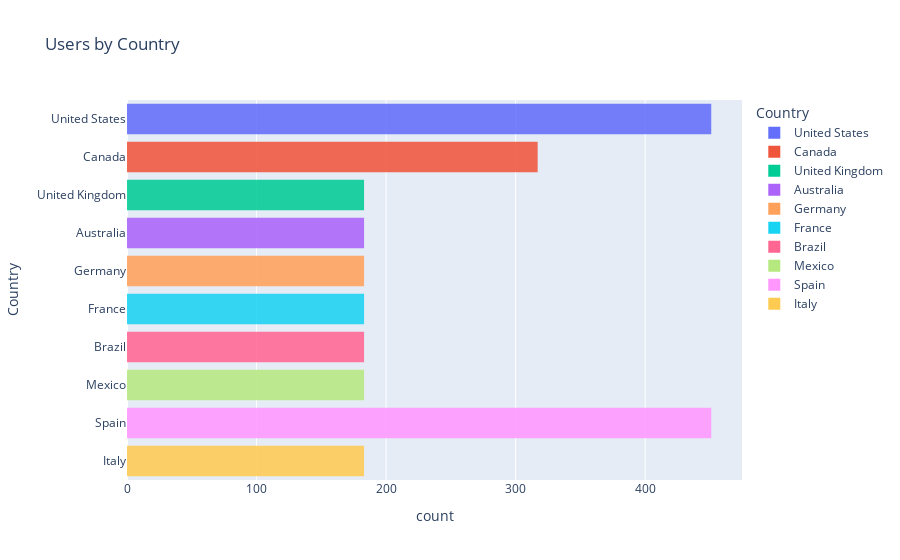

Here is the notebook cell this chart was saved with:
### Code cell
#Users by Country

country_chart = px.histogram(data, y="Country", color="Country",
                             title="Users by Country", opacity=0.87)
country_chart.show()

### Figure 1 — Plotly figure (JSON) as saved in the notebook; plotly's stock layout.template omitted (floating-point values rounded to 4 significant figures; data arrays with more than 128 entries replaced by an {"elided": "..."} marker saying what was removed)
{"data": [{"alignmentgroup": "True", "bingroup": "y", "hovertemplate": "Country=%{y}<br>count=%{x}<extra></extra>", "legendgroup": "United States", "marker": {"color": "#636efa", "opacity": 0.87, "pattern": {"shape": ""}}, "name": "United States", "offsetgroup": "United States", "orientation": "h", "showlegend": true, "type": "histogram", "xaxis": "x", "y": {"elided": "451 str values"}, "yaxis": "y"}, {"alignmentgroup": "True", "bingroup": "y", "hovertemplate": "Country=%{y}<br>count=%{x}<extra></extra>", "legendgroup": "Canada", "marker": {"color": "#EF553B", "opacity": 0.87, "pattern": {"shape": ""}}, "name": "Canada", "offsetgroup": "Canada", "orientation": "h", "showlegend": true, "type": "histogram", "xaxis": "x", "y": {"elided": "317 str values"}, "yaxis": "y"}, {"alignmentgroup": "True", "bingroup": "y", "hovertemplate": "Country=%{y}<br>count=%{x}<extra></extra>", "legendgroup": "United Kingdom", "marker": {"color": "#00cc96", "opacity": 0.87, "pattern": {"shape": ""}}, "name": "United Kingdom", "offsetgroup": "United Kingdom", "orientation": "h", "showlegend": true, "type": "histogram", "xaxis": "x", "y": {"elided": "183 str values"}, "yaxis": "y"}, {"alignmentgroup": "True", "bingroup": "y", "hovertemplate": "Country=%{y}<br>count=%{x}<extra></extra>", "legendgroup": "Australia", "marker": {"color": "#ab63fa", "opacity": 0.87, "pattern": {"shape": ""}}, "name": "Australia", "offsetgroup": "Australia", "orientation": "h", "showlegend": true, "type": "histogram", "xaxis": "x", "y": {"elided": "183 str values"}, "yaxis": "y"}, {"alignmentgroup": "True", "bingroup": "y", "hovertemplate": "Country=%{y}<br>count=%{x}<extra></extra>", "legendgroup": "Germany", "marker": {"color": "#FFA15A", "opacity": 0.87, "pattern": {"shape": ""}}, "name": "Germany", "offsetgroup": "Germany", "orientation": "h", "showlegend": true, "type": "histogram", "xaxis": "x", "y": {"elided": "183 str values"}, "yaxis": "y"}, {"alignmentgroup": "True", "bingroup": "y", "hovertemplate": "Country=%{y}<br>count=%{x}<extra></extra>", "legendgroup": "France", "marker": {"color": "#19d3f3", "opacity": 0.87, "pattern": {"shape": ""}}, "name": "France", "offsetgroup": "France", "orientation": "h", "showlegend": true, "type": "histogram", "xaxis": "x", "y": {"elided": "183 str values"}, "yaxis": "y"}, {"alignmentgroup": "True", "bingroup": "y", "hovertemplate": "Country=%{y}<br>count=%{x}<extra></extra>", "legendgroup": "Brazil", "marker": {"color": "#FF6692", "opacity": 0.87, "pattern": {"shape": ""}}, "name": "Brazil", "offsetgroup": "Brazil", "orientation": "h", "showlegend": true, "type": "histogram", "xaxis": "x", "y": {"elided": "183 str values"}, "yaxis": "y"}, {"alignmentgroup": "True", "bingroup": "y", "hovertemplate": "Country=%{y}<br>count=%{x}<extra></extra>", "legendgroup": "Mexico", "marker": {"color": "#B6E880", "opacity": 0.87, "pattern": {"shape": ""}}, "name": "Mexico", "offsetgroup": "Mexico", "orientation": "h", "showlegend": true, "type": "histogram", "xaxis": "x", "y": {"elided": "183 str values"}, "yaxis": "y"}, {"alignmentgroup": "True", "bingroup": "y", "hovertemplate": "Country=%{y}<br>count=%{x}<extra></extra>", "legendgroup": "Spain", "marker": {"color": "#FF97FF", "opacity": 0.87, "pattern": {"shape": ""}}, "name": "Spain", "offsetgroup": "Spain", "orientation": "h", "showlegend": true, "type": "histogram", "xaxis": "x", "y": {"elided": "451 str values"}, "yaxis": "y"}, {"alignmentgroup": "True", "bingroup": "y", "hovertemplate": "Country=%{y}<br>count=%{x}<extra></extra>", "legendgroup": "Italy", "marker": {"color": "#FECB52", "opacity": 0.87, "pattern": {"shape": ""}}, "name": "Italy", "offsetgroup": "Italy", "orientation": "h", "showlegend": true, "type": "histogram", "xaxis": "x", "y": {"elided": "183 str values"}, "yaxis": "y"}], "layout": {"barmode": "relative", "legend": {"title": {"text": "Country"}, "tracegroupgap": 0}, "title": {"text": "Users by Country"}, "xaxis": {"anchor": "y", "domain": [0, 1], "title": {"text": "count"}}, "yaxis": {"anchor": "x", "categoryarray": ["Italy", "Spain", "Mexico", "Brazil", "France", "Germany", "Australia", "United Kingdom", "Canada", "United States"], "categoryorder": "array", "domain": [0, 1], "title": {"text": "Country"}}}}
